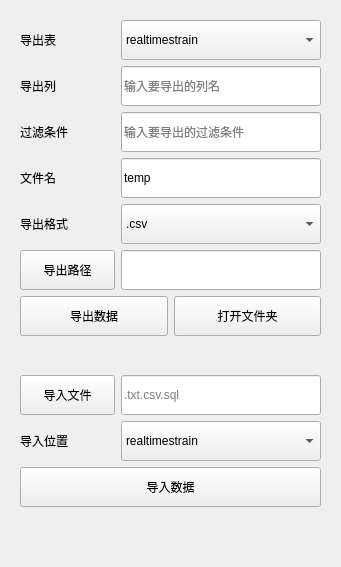
         <widget class="QWidget" name="tab_input_output">
          <attribute name="icon">
           <iconset>
            <normaloff>:/ico_1/交换.png</normaloff>
            <normalon>:/ico_1/交换(1).png</normalon>:/ico_1/交换.png</iconset>
          </attribute>
          <attribute name="title">
           <string>导出导入</string>
          </attribute>
          <layout class="QGridLayout" name="gridLayout_2">
           <item row="0" column="0">
            <widget class="QWidget" name="widget_educe_file" native="true">
             <property name="enabled">
              <bool>true</bool>
             </property>
             <property name="sizePolicy">
              <sizepolicy hsizetype="Preferred" vsizetype="Expanding">
               <horstretch>0</horstretch>
               <verstretch>0</verstretch>
              </sizepolicy>
             </property>
             <property name="maximumSize">
              <size>
               <width>16777215</width>
               <height>400</height>
              </size>
             </property>
             <property name="styleSheet">
              <string notr="true">QWidget#widget_10{
	background-color: white;
}</string>
             </property>
             <layout class="QGridLayout" name="gridLayout_7">
              <item row="0" column="0">
               <widget class="QLabel" name="label_educe_table">
                <property name="minimumSize">
                 <size>
                  <width>95</width>
                  <height>40</height>
                 </size>
                </property>
                <property name="maximumSize">
                 <size>
                  <width>95</width>
                  <height>40</height>
                 </size>
                </property>
                <property name="text">
                 <string>导出表</string>
                </property>
               </widget>
              </item>
              <item row="0" column="1">
               <widget class="QComboBox" name="comboBox_educe_table">
                <property name="sizePolicy">
                 <sizepolicy hsizetype="Expanding" vsizetype="Fixed">
                  <horstretch>0</horstretch>
                  <verstretch>0</verstretch>
                 </sizepolicy>
                </property>
                <property name="minimumSize">
                 <size>
                  <width>0</width>
                  <height>40</height>
                 </size>
                </property>
                <property name="maximumSize">
                 <size>
                  <width>16777215</width>
                  <height>40</height>
                 </size>
                </property>
                <item>
                 <property name="text">
                  <string>realtimestrain</string>
                 </property>
                </item>
                <item>
                 <property name="text">
                  <string>shiphealth</string>
                 </property>
                </item>
                <item>
                 <property name="text">
                  <string>user</string>
                 </property>
                </item>
               </widget>
              </item>
              <item row="1" column="0">
               <widget class="QLabel" name="label_educe_column">
                <property name="minimumSize">
                 <size>
                  <width>95</width>
                  <height>40</height>
                 </size>
                </property>
                <property name="maximumSize">
                 <size>
                  <width>95</width>
                  <height>40</height>
                 </size>
                </property>
                <property name="text">
                 <string>导出列</string>
                </property>
               </widget>
              </item>
              <item row="1" column="1">
               <widget class="QLineEdit" name="lineEdit_educe_columns">
                <property name="sizePolicy">
                 <sizepolicy hsizetype="Expanding" vsizetype="Minimum">
                  <horstretch>0</horstretch>
                  <verstretch>0</verstretch>
                 </sizepolicy>
                </property>
                <property name="minimumSize">
                 <size>
                  <width>200</width>
                  <height>40</height>
                 </size>
                </property>
                <property name="styleSheet">
                 <string notr="true"/>
                </property>
                <property name="placeholderText">
                 <string>输入要导出的列名</string>
                </property>
               </widget>
              </item>
              <item row="2" column="0">
               <widget class="QLabel" name="label_educe_filter">
                <property name="minimumSize">
                 <size>
                  <width>95</width>
                  <height>40</height>
                 </size>
                </property>
                <property name="maximumSize">
                 <size>
                  <width>95</width>
                  <height>40</height>
                 </size>
                </property>
                <property name="text">
                 <string>过滤条件</string>
                </property>
               </widget>
              </item>
              <item row="2" column="1">
               <widget class="QLineEdit" name="lineEdit_educe_filter">
                <property name="sizePolicy">
                 <sizepolicy hsizetype="Expanding" vsizetype="Minimum">
                  <horstretch>0</horstretch>
                  <verstretch>0</verstretch>
                 </sizepolicy>
                </property>
                <property name="minimumSize">
                 <size>
                  <width>200</width>
                  <height>40</height>
                 </size>
                </property>
                <property name="styleSheet">
                 <string notr="true"/>
                </property>
                <property name="placeholderText">
                 <string>输入要导出的过滤条件</string>
                </property>
               </widget>
              </item>
              <item row="3" column="0">
               <widget class="QLabel" name="label_educe_filename">
                <property name="minimumSize">
                 <size>
                  <width>95</width>
                  <height>40</height>
                 </size>
                </property>
                <property name="maximumSize">
                 <size>
                  <width>95</width>
                  <height>40</height>
                 </size>
                </property>
                <property name="text">
                 <string>文件名</string>
                </property>
               </widget>
              </item>
              <item row="3" column="1">
               <widget class="QLineEdit" name="lineedit_educe_filename">
                <property name="minimumSize">
                 <size>
                  <width>0</width>
                  <height>40</height>
                 </size>
                </property>
                <property name="maximumSize">
                 <size>
                  <width>16777215</width>
                  <height>40</height>
                 </size>
                </property>
                <property name="text">
                 <string>temp</string>
                </property>
               </widget>
              </item>
              <item row="4" column="0">
               <widget class="QLabel" name="label_educe_format">
                <property name="minimumSize">
                 <size>
                  <width>95</width>
                  <height>40</height>
                 </size>
                </property>
                <property name="maximumSize">
                 <size>
                  <width>95</width>
                  <height>40</height>
                 </size>
                </property>
                <property name="text">
                 <string>导出格式</string>
                </property>
               </widget>
              </item>
              <item row="4" column="1">
               <widget class="QComboBox" name="comboBox_educe_formt">
                <property name="sizePolicy">
                 <sizepolicy hsizetype="Expanding" vsizetype="Fixed">
                  <horstretch>0</horstretch>
                  <verstretch>0</verstretch>
                 </sizepolicy>
                </property>
                <property name="minimumSize">
                 <size>
                  <width>0</width>
                  <height>40</height>
                 </size>
                </property>
                <property name="maximumSize">
                 <size>
                  <width>16777215</width>
                  <height>40</height>
                 </size>
                </property>
                <item>
                 <property name="text">
                  <string>.csv</string>
                 </property>
                </item>
                <item>
                 <property name="text">
                  <string>.txt</string>
                 </property>
                </item>
                <item>
                 <property name="text">
                  <string>.sql</string>
                 </property>
                </item>
               </widget>
              </item>
              <item row="5" column="0">
               <widget class="QPushButton" name="Button_enduce_path">
                <property name="minimumSize">
                 <size>
                  <width>95</width>
                  <height>40</height>
                 </size>
                </property>
                <property name="maximumSize">
                 <size>
                  <width>95</width>
                  <height>16777215</height>
                 </size>
                </property>
                <property name="styleSheet">
                 <string notr="true"/>
                </property>
                <property name="text">
                 <string>导出路径</string>
                </property>
               </widget>
              </item>
              <item row="5" column="1">
               <widget class="QLineEdit" name="lineedit_educe_path">
                <property name="minimumSize">
                 <size>
                  <width>0</width>
                  <height>40</height>
                 </size>
                </property>
                <property name="maximumSize">
                 <size>
                  <width>16777215</width>
                  <height>40</height>
                 </size>
                </property>
               </widget>
              </item>
              <item row="6" column="0" colspan="2">
               <layout class="QHBoxLayout" name="horizontalLayout">
                <item>
                 <widget class="QPushButton" name="Button_educe">
                  <property name="minimumSize">
                   <size>
                    <width>0</width>
                    <height>40</height>
                   </size>
                  </property>
                  <property name="styleSheet">
                   <string notr="true"/>
                  </property>
                  <property name="text">
                   <string>导出数据</string>
                  </property>
                  <property name="icon">
                   <iconset resource="ico.qrc">
                    <normaloff>:/ico/6.png</normaloff>:/ico/6.png</iconset>
                  </property>
                 </widget>
                </item>
                <item>
                 <widget class="QPushButton" name="Button_open_path">
                  <property name="minimumSize">
                   <size>
                    <width>0</width>
                    <height>40</height>
                   </size>
                  </property>
                  <property name="styleSheet">
                   <string notr="true"/>
                  </property>
                  <property name="text">
                   <string>打开文件夹</string>
                  </property>
                  <property name="icon">
                   <iconset resource="ico.qrc">
                    <normaloff>:/ico/4.png</normaloff>:/ico/4.png</iconset>
                  </property>
                 </widget>
                </item>
               </layout>
              </item>
             </layout>
            </widget>
           </item>
           <item row="2" column="0">
            <widget class="QWidget" name="widget_lead_file" native="true">
             <property name="enabled">
              <bool>true</bool>
             </property>
             <property name="sizePolicy">
              <sizepolicy hsizetype="Preferred" vsizetype="Minimum">
               <horstretch>0</horstretch>
               <verstretch>0</verstretch>
              </sizepolicy>
             </property>
             <property name="maximumSize">
              <size>
               <width>16777215</width>
               <height>16777215</height>
              </size>
             </property>
             <property name="styleSheet">
              <string notr="true">QWidget#widget_13{
	background-color: white;
}</string>
             </property>
             <layout class="QGridLayout" name="gridLayout_8">
              <item row="3" column="0" colspan="2">
               <widget class="QPushButton" name="Button_lead">
                <property name="minimumSize">
                 <size>
                  <width>178</width>
                  <height>40</height>
                 </size>
                </property>
                <property name="styleSheet">
                 <string notr="true"/>
                </property>
                <property name="text">
                 <string>导入数据</string>
                </property>
                <property name="icon">
                 <iconset resource="ico.qrc">
                  <normaloff>:/ico/7.png</normaloff>:/ico/7.png</iconset>
                </property>
               </widget>
              </item>
              <item row="2" column="0">
               <widget class="QLabel" name="label_lead_table">
                <property name="minimumSize">
                 <size>
                  <width>95</width>
                  <height>40</height>
                 </size>
                </property>
                <property name="maximumSize">
                 <size>
                  <width>95</width>
                  <height>40</height>
                 </size>
                </property>
                <property name="text">
                 <string>导入位置</string>
                </property>
               </widget>
              </item>
              <item row="1" column="0">
               <widget class="QPushButton" name="Button_leadFile">
                <property name="minimumSize">
                 <size>
                  <width>95</width>
                  <height>40</height>
                 </size>
                </property>
                <property name="maximumSize">
                 <size>
                  <width>95</width>
                  <height>16777215</height>
                 </size>
                </property>
                <property name="styleSheet">
                 <string notr="true"/>
                </property>
                <property name="text">
                 <string>导入文件</string>
                </property>
               </widget>
              </item>
              <item row="2" column="1">
               <widget class="QComboBox" name="comboBox_lead_table">
                <property name="sizePolicy">
                 <sizepolicy hsizetype="Expanding" vsizetype="Fixed">
                  <horstretch>0</horstretch>
                  <verstretch>0</verstretch>
                 </sizepolicy>
                </property>
                <property name="minimumSize">
                 <size>
                  <width>0</width>
                  <height>40</height>
                 </size>
                </property>
                <property name="maximumSize">
                 <size>
                  <width>16777215</width>
                  <height>40</height>
                 </size>
                </property>
                <item>
                 <property name="text">
                  <string>realtimestrain</string>
                 </property>
                </item>
                <item>
                 <property name="text">
                  <string>shiphealth</string>
                 </property>
                </item>
                <item>
                 <property name="text">
                  <string>user</string>
                 </property>
                </item>
               </widget>
              </item>
              <item row="1" column="1">
               <widget class="QLineEdit" name="lineedit_leadFile">
                <property name="minimumSize">
                 <size>
                  <width>0</width>
                  <height>40</height>
                 </size>
                </property>
                <property name="maximumSize">
                 <size>
                  <width>16777215</width>
                  <height>40</height>
                 </size>
                </property>
                <property name="placeholderText">
                 <string>.txt.csv.sql</string>
                </property>
               </widget>
              </item>
             </layout>
            </widget>
           </item>
           <item row="4" column="0">
            <spacer name="verticalSpacer_2">
             <property name="orientation">
              <enum>Qt::Vertical</enum>
             </property>
             <property name="sizeHint" stdset="0">
              <size>
               <width>20</width>
               <height>40</height>
              </size>
             </property>
            </spacer>
           </item>
           <item row="1" column="0">
            <spacer name="verticalSpacer_4">
             <property name="orientation">
              <enum>Qt::Vertical</enum>
             </property>
             <property name="sizeType">
              <enum>QSizePolicy::Minimum</enum>
             </property>
             <property name="sizeHint" stdset="0">
              <size>
               <width>20</width>
               <height>15</height>
              </size>
             </property>
            </spacer>
           </item>
          </layout>
         </widget>
